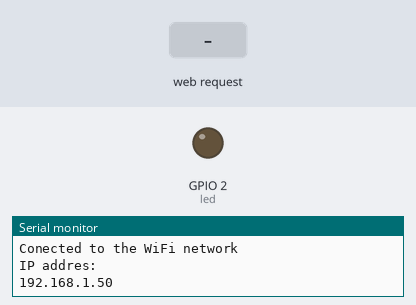
The sketch below on a simulated ESP32. On the bench: output pins drawn as LEDs (lit = HIGH), the last lines printed to the serial monitor. The test bench sets the inputs (shaded band). WiFi joins after 1.5 s; servers stay silent unless stated.

Above: at 2.7 s.
2.8 s: HTTP request GET /H received
At 3.4 s:
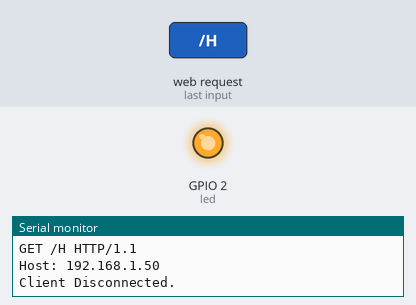
4.3 s: HTTP request GET /L received
At 5.7 s:
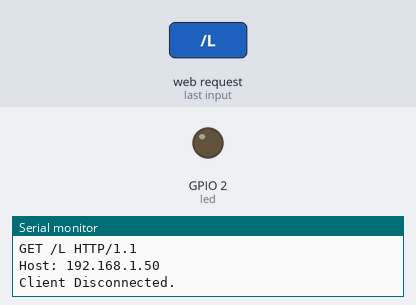
Timing chart, 0 to 7.3 s (numbered marks = the images above; inputs shaded):
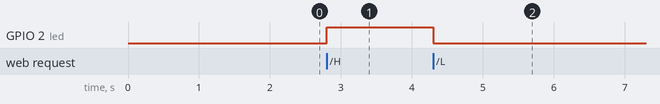

The sketch:

Codigo_conexao_WiFi.ino
```cpp
#include <WiFi.h>

const char* ssid = "";
const char* password = "";
int led = 2;
WiFiServer server(80);

void setup() {
  Serial.begin(9600);
  WiFi.begin(ssid, password);
  pinMode(led, OUTPUT);

  while (WiFi.status() != WL_CONNECTED) {
    delay(500);
    Serial.println("Conecting to WiFi..");
  }
  Serial.println("Conected to the WiFi network");
  Serial.println("IP addres: ");
  Serial.println(WiFi.localIP());
  server.begin();
}

void loop() {
  WiFiClient client = server.available();
  if (client) {
    Serial.println("New client.");
    String currentLine = "";
    while (client.connected()) {
      if (client.available()) {
        char c = client.read();
        Serial.write(c);
        if (c == '\n') {
          if (currentLine.length() == 0) {
            client.println("HTTP/1.1 200 OK");
            client.println("Content-type:text/html");
            client.println();
            client.print("Click <a href=\"/H\">here</a> to turn the LED on pin 2 on.<br>");
            client.print("Click <a href=\"/L\">here</a> to turn the LED on pin 2 off.<br>");
            client.println();
            break;
          } else {
            currentLine = "";
          }
        } else if (c != '\r') {
          currentLine += c;
        }
        if (currentLine.endsWith("GET /H")) {
          digitalWrite(led, HIGH);
        }
        if (currentLine.endsWith("GET /L")) {
          digitalWrite(led, LOW);
        }
      }
    }
    client.stop();
    Serial.println("Client Disconnected.");
  }
}
```

Measured:
- after the input at 2.8 s, GPIO 2 (led): LOW → HIGH at once
- after the input at 4.3 s, GPIO 2 (led): HIGH → LOW at once
